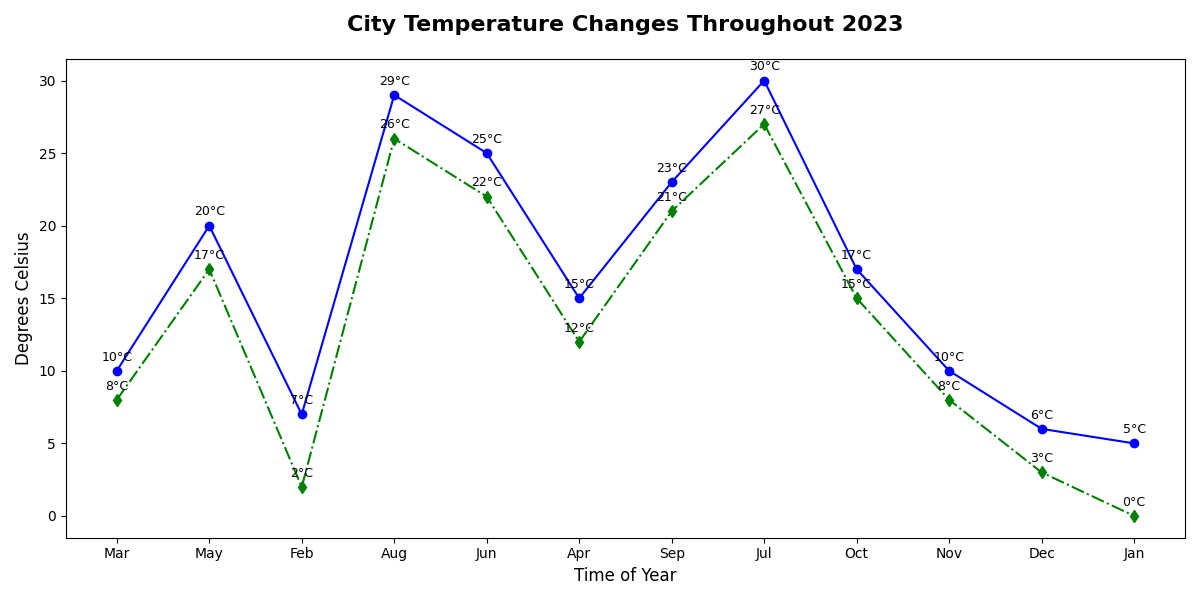

The script that drew this image:
import matplotlib.pyplot as plt
import numpy as np

# Define the months and temperature data for each city
months = np.array(["Mar", "May", "Feb", "Aug", "Jun", "Apr", "Sep", "Jul", "Oct", "Nov", "Dec", "Jan"])
city1_temp = np.array([10, 20, 7, 29, 25, 15, 23, 30, 17, 10, 6, 5])
city3_temp = np.array([8, 17, 2, 26, 22, 12, 21, 27, 15, 8, 3, 0])

# Setup subplot figure
fig, ax = plt.subplots(figsize=(12, 6))

# Plotting line charts for each city's temperature
ax.plot(months, city1_temp, marker='o', linestyle='-', color='b')
ax.plot(months, city3_temp, marker='d', linestyle='-.', color='g')

# Adding titles and labels
ax.set_title("City Temperature Changes Throughout 2023", fontsize=16, fontweight='bold', pad=20)
ax.set_xlabel("Time of Year", fontsize=12)
ax.set_ylabel("Degrees Celsius", fontsize=12)

# Adding values on each data point
for i in range(len(months)):
    ax.text(months[i], city1_temp[i] + 0.5, f"{city1_temp[i]}°C", ha='center', va='bottom', fontsize=9)
    ax.text(months[i], city3_temp[i] + 0.5, f"{city3_temp[i]}°C", ha='center', va='bottom', fontsize=9)

# Adjust layout to fit everything properly
plt.tight_layout()

# Display the plot
plt.show()
